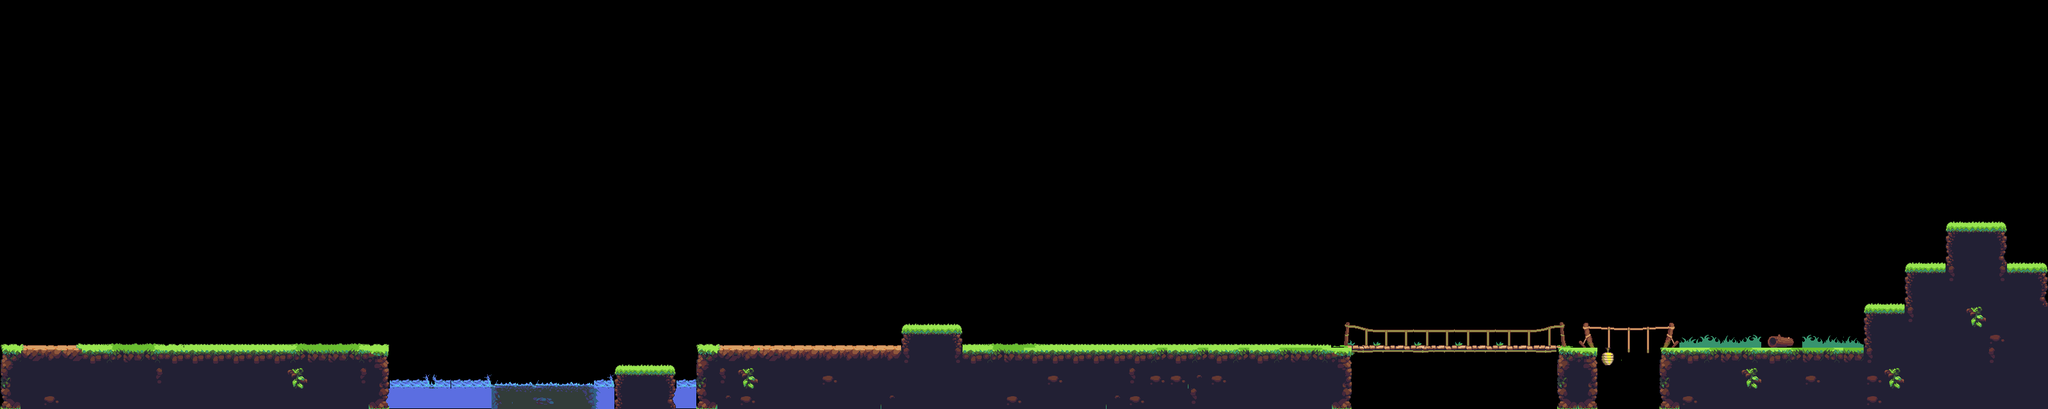

A level layout from a 2D game, rendered from its tile map. Below: a short description, then the map file with tile-grid data replaced by summaries:
An orthogonal 100x20 tile map with 32x32 px tiles, 2 tile layers (background, collision).

<map version="1.0" orientation="orthogonal" width="100" height="20" tilewidth="32" tileheight="32">
 <tileset firstgid="1" name="jungle_tile_set" tilewidth="32" tileheight="32">
  <image source="../images/jungle_tile_set.png" width="864" height="320" />
 </tileset>
 <layer name="background" width="100" height="20">
  <data>[2000 cells, 125 non-empty, 56 distinct tile ids]</data>
 </layer>
 <layer name="collision" width="100" height="20">
  <data>[2000 cells, 278 non-empty, 56 distinct tile ids]</data>
 </layer>
</map>